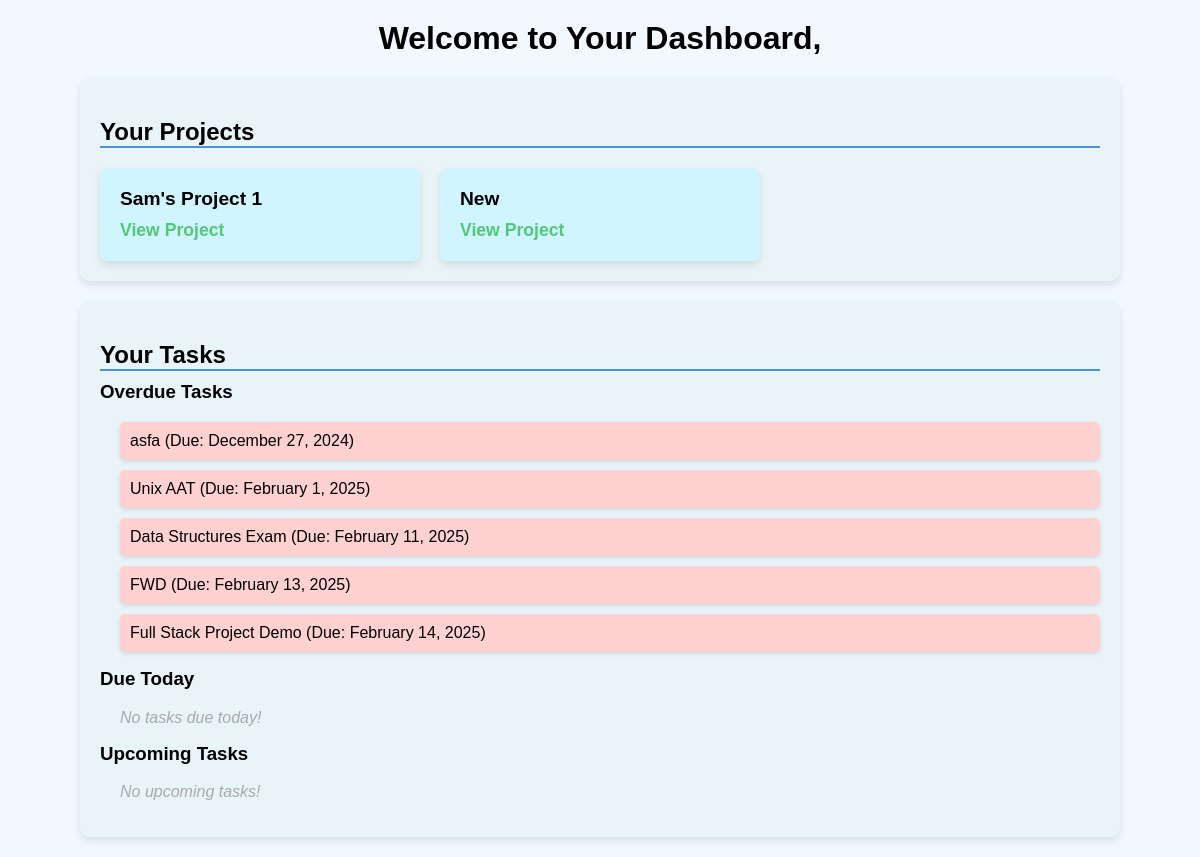
/projects/dashboard/ (signed in), run on the app's committed database.
### projects/models.py (models this page shows, shortened)
class Project(models.Model):
    name = models.CharField(max_length=255, unique=True)
    description = models.TextField(blank=True, null=True)
    created_at = models.DateTimeField(auto_now_add=True)

### board/models.py (models this page shows, shortened)
class Task(models.Model):
    STATUS_CHOICES = [
        ('TODO', 'To-Do'),
        ('IN_PROGRESS', 'In Progress'),
        ('COMPLETED', 'Completed'),
    ]
    PRIORITY_CHOICES = [
        ('LOW', 'Low'),
        ('MEDIUM', 'Medium'),
        ('HIGH', 'High'),
    ]
    name = models.CharField(max_length=255)
    due_date = models.DateField()  # Use DateField if only the date is needed
    description = models.TextField()
    priority = models.CharField(max_length=6, choices=PRIORITY_CHOICES, default='LOW')
    assignee = models.ForeignKey(User, related_name='assigned_tasks', on_delete=models.SET_NULL, null=True, blank=True)
    report_to = models.ForeignKey(User, related_name='reporting_tasks', on_delete=models.SET_NULL, null=True, blank=True)
    status = models.CharField(max_length=20, choices=STATUS_CHOICES, default='TODO')
    attachment = models.FileField(upload_to='tasks/', null=True, blank=True)
    project = models.ForeignKey(Project, on_delete=models.CASCADE, related_name='tasks')
    sprint = models.ForeignKey('projects.Sprint', on_delete=models.SET_NULL, null=True, blank=True, related_name='tasks')
    class Meta:
        ordering = ['due_date']  # This goes inside the Task class

### projects/views.py (the view)
# urls.py: path('dashboard/',  DashboardView.as_view()),
@login_required
def dashboard(request):
    user = request.user
    user_projects = Project.objects.filter(projectmembership__user=request.user)
    user_tasks = Task.objects.filter(assignee=user)
    today = timezone.now().date()
    overdue_tasks = user_tasks.filter(due_date__lt=today)
    due_today_tasks = user_tasks.filter(due_date=today)
    upcoming_tasks = user_tasks.filter(due_date__gt=today)
    print(upcoming_tasks.values('due_date'))
    context = {
        'projects': user_projects,
        'tasks': {
            'overdue': overdue_tasks,
            'due_today': due_today_tasks,
            'upcoming': upcoming_tasks,
        },
    }
    return render(request, 'projects/dashboard.html', context)

### projects/templates/projects/dashboard.html (shortened to what this page needs)
<!DOCTYPE html>
<html lang="en">
<head>
</head>
<body>
    <h1>Welcome to Your Dashboard, {{ user.first_name }}</h1>
    <div class="section">
        <h2>Your Projects</h2>
        <div class="projects-grid">
            {% for project in projects %}
                <div class="project-card">
                    <div class="project-title">{{ project.name }}</div>
                    <a href="{% url 'projects:board_view' project.id %}">View Project</a>
                </div>
            {% empty %}
                <p class="empty-message">No projects found. </p>
            {% endfor %}
        </div>
    </div>
    <div class="section tasks-section">
        <h2>Your Tasks</h2>
        <h3>Overdue Tasks</h3>
        <ul>
            {% for task in tasks.overdue %}
                <li class="task-item overdue-task">
                    {{ task.name }} (Due: {{ task.due_date|date:"F j, Y" }})
                </li>
            {% empty %}
                <p class="empty-message">No overdue tasks!</p>
            {% endfor %}
        </ul>
        <h3>Due Today</h3>
        <ul>
            {% for task in tasks.due_today %}
                <li class="task-item due-today-task">
                    {{ task.name }} (Priority: {{ task.priority }})
                </li>
            {% empty %}
                <p class="empty-message">No tasks due today!</p>
            {% endfor %}
        </ul>
        <h3>Upcoming Tasks</h3>
        <ul>
            {% for task in tasks.upcoming %}
                <li class="task-item upcoming-task">
                    {{ task.name }} (Due: {{ task.due_date|date:"F j, Y" }})
                </li>
            {% empty %}
                <p class="empty-message">No upcoming tasks!</p>
            {% endfor %}
        </ul>
    </div>
</body>
</html>

### projects/templates/projects/dashboard.html (style rules this page uses)
body { font-family: Arial, sans-serif; background-color: #F1F8FF; margin: 0; padding: 0; }
h1 { color: #000000; text-align: center; margin-top: 20px; }
h2 { color: #000000; margin-bottom: 10px; border-bottom: 2px solid #4A90E2; }
h3 { color: #000000; }
ul { list-style-type: none; padding: 0; }
li { background-color: #ffffff; margin: 10px 0; padding: 10px; border-radius: 5px; box-shadow: 0 2px 4px rgba(0, 0, 0, 0.1); }
.section { margin: 20px auto; padding: 20px; background-color: #E8F4F8; border-radius: 10px; box-shadow: 0 4px 8px rgba(0, 0, 0, 0.1); max-width: 1000px; width: 90%; }
.tasks-section ul { padding-left: 20px; }
.tasks-section h3 { margin-top: 10px; }
.empty-message { font-style: italic; color: #A9A9A9; }
.projects-grid { display: grid; grid-template-columns: repeat(auto-fill, minmax(250px, 1fr)); gap: 20px; margin-top: 20px; }
.project-card { background-color: #D1F5FF; padding: 20px; border-radius: 8px; box-shadow: 0 4px 8px rgba(0, 0, 0, 0.1); transition: transform 0.3s ease-in-out; }
.project-title { font-size: 1.2em; color: #000000; font-weight: bold; margin-bottom: 10px; }
.project-card a { color: #50C878; text-decoration: none; font-size: 1.1em; font-weight: bold; display: block; margin-top: 10px; }
.task-item { padding: 10px; border-radius: 5px; margin: 10px 0; box-shadow: 0 2px 4px rgba(0, 0, 0, 0.1); }
.overdue-task { background-color: #FFD1D1; }

### data on the page
Project: name "Sam's Project 1"
Project: name "New"
Task: name "asfa", due_date "December 27, 2024"
Task: name "Unix AAT", due_date "February 1, 2025"
Task: name "Data Structures Exam", due_date "February 11, 2025"
Task: name "FWD", due_date "February 13, 2025"
Task: name "Full Stack Project Demo", due_date "February 14, 2025"
